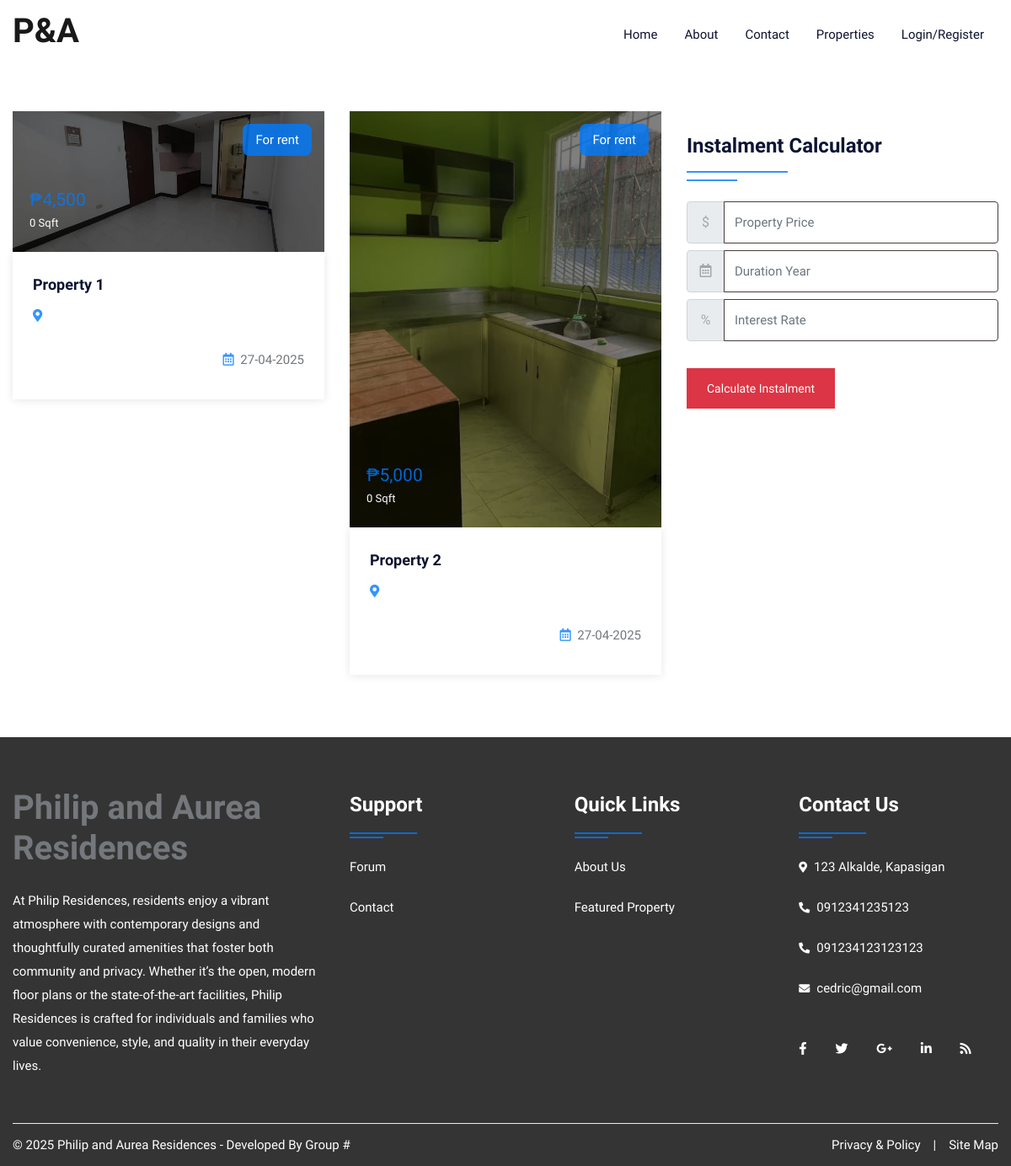
/property.php, run on the app's committed database.
### tables this page shows
CREATE TABLE `property` (
  `pid` int(50) NOT NULL,
  `title` varchar(200) NOT NULL,
  `pcontent` longtext NOT NULL,
  `type` varchar(100) NOT NULL,
  `bhk` varchar(50) NOT NULL,
  `stype` varchar(100) NOT NULL,
  `bedroom` int(50) NOT NULL,
  `bathroom` int(50) NOT NULL,
  `balcony` int(50) NOT NULL,
  `kitchen` int(50) NOT NULL,
  `hall` int(50) NOT NULL,
  `floor` varchar(50) NOT NULL,
  `size` int(50) NOT NULL,
  `price` int(50) NOT NULL,
  `location` varchar(200) NOT NULL,
  `city` varchar(100) NOT NULL,
  `state` varchar(100) NOT NULL,
  `feature` longtext NOT NULL,
  `pimage` varchar(300) NOT NULL,
  `pimage1` varchar(300) NOT NULL,
  `pimage2` varchar(300) NOT NULL,
  `pimage3` varchar(300) NOT NULL,
  `pimage4` varchar(300) NOT NULL,
  `uid` int(50) NOT NULL,
  `status` varchar(50) NOT NULL,
  `mapimage` varchar(300) NOT NULL,
  `topmapimage` varchar(300) NOT NULL,
  `groundmapimage` varchar(300) NOT NULL,
  `totalfloor` varchar(50) NOT NULL,
  `date` datetime NOT NULL DEFAULT current_timestamp(),
  `isFeatured` int(11) DEFAULT NULL
);

### property.php (the view, shortened to what this page needs)
<!DOCTYPE html>
<html lang="en">
<head>
<link rel="stylesheet" type="text/css" href="css/bootstrap.min.css">
<link rel="stylesheet" type="text/css" href="css/bootstrap-slider.css">
<link rel="stylesheet" type="text/css" href="css/jquery-ui.css">
<link rel="stylesheet" type="text/css" href="css/layerslider.css">
<link rel="stylesheet" type="text/css" href="css/color.css" id="color-change">
<link rel="stylesheet" type="text/css" href="css/owl.carousel.min.css">
<link rel="stylesheet" type="text/css" href="css/font-awesome.min.css">
<link rel="stylesheet" type="text/css" href="fonts/flaticon/flaticon.css">
<link rel="stylesheet" type="text/css" href="css/style.css">
</head>
<body>
<div id="page-wrapper">
    <div class="row">
		<?php include("include/header.php");?>
        <div class="full-row">
            <div class="container">
                <div class="row">
					<div class="col-lg-8">
                        <div class="row">
							<?php
							$query=mysqli_query($con,"SELECT * FROM `property` WHERE status = 'available'");
								while($row=mysqli_fetch_array($query))
								{
							?>
                            <div class="col-md-6">
                                <div class="featured-thumb hover-zoomer mb-4">
                                    <div class="overlay-black overflow-hidden position-relative"> <img src="admin/property/<?php echo $row['18'];?>" alt="pimage">
                                        <div class="sale bg-primary text-white">For <?php echo $row['5'];?></div>
                                        <div class="price text-primary text-capitalize">₱<?php echo number_format($row['13']);?> <span class="text-white"><?php echo $row['12'];?> Sqft</span></div>
                                    </div>
                                    <div class="featured-thumb-data shadow-one">
                                        <div class="p-4">
                                            <h5 class="text-secondary hover-text-primary mb-2 text-capitalize"><a href="propertydetail.php?pid=<?php echo $row['0'];?>"><?php echo $row['1'];?></a></h5>
                                            <span class="location text-capitalize"><i class="fas fa-map-marker-alt text-primary"></i> <?php echo $row['14'];?></span> </div>
                                        <div class="px-4 pb-4 d-inline-block w-100">
                                            <div class="float-right"><i class="far fa-calendar-alt text-primary mr-1"></i> <?php echo date('d-m-Y', strtotime($row['date']));?></div>
                                        </div>
                                    </div>
                                </div>
                            </div>
                            <?php } ?>
                        </div>
                    </div>
                    <div class="col-lg-4">
                        <div class="sidebar-widget">
                            <h4 class="double-down-line-left text-secondary position-relative pb-4 my-4">Instalment Calculator</h4>
						<form class="d-inline-block w-100" action="calc.php" method="post">
                            <div class="input-group mb-2 mr-sm-2">
                                <div class="input-group-prepend">
                                    <div class="input-group-text">$</div>
                                </div>
                                <input type="text" class="form-control" name="amount" placeholder="Property Price">
                            </div>
                            <div class="input-group mb-2 mr-sm-2">
                                <div class="input-group-prepend">
                                    <div class="input-group-text"><i class="far fa-calendar-alt"></i></div>
                                </div>
                                <input type="text" class="form-control" name="month" placeholder="Duration Year">
                            </div>
                            <div class="input-group mb-2 mr-sm-2">
                                <div class="input-group-prepend">
                                    <div class="input-group-text">%</div>
                                </div>
                                <input type="text" class="form-control" name="interest" placeholder="Interest Rate">
                            </div>
                            <button type="submit" value="submit" name="calc" class="btn btn-danger mt-4">Calculate Instalment</button>
                        </form>
                        </div>
                    </div>
                </div>
            </div>
        </div>
		<?php include("include/footer.php");?>
    </div>
</div>
</body>
</html>

### css/color.css (style rules this page uses)
:root { --theme-ordinary-color: #74777b; }
:root { --theme-primary-color: #007bff; }
:root { --theme-secondary-color: #0d1432; }
:root { --theme-white-color: #fff; }
:root { --theme-light-color: #f8f8f8; }
:root { --theme-gray-color: #f5f5f5; }
:root { --theme-footer-color: #091b4b; }
:root { --theme-dark-color: #091b4b; }
:root { --text-light-color: #a3a7af; }
:root { --theme-primary-color: rgba(0, 123, 255, .8); }
:root { --theme-secondary-opacity-color: rgba(13,20,50,0.7); }
:root { --theme-white-opacity-color: rgba(255, 255, 255, 0.3); }
:root { --theme-dark-opacity-color: rgba(0, 0, 0, 0.5); }
:root { --theme-ordinary-font: 'Muli', sans-serif; }
:root { --theme-highlight-font: 'Comfortaa', cursive; }

### data on the page
property: pimage (picture), stype "rent", size "0", title "Property 1", date "27-04-2025"
property: pimage (picture), stype "rent", price "5,000", size "0", title "Property 2", date "27-04-2025"
